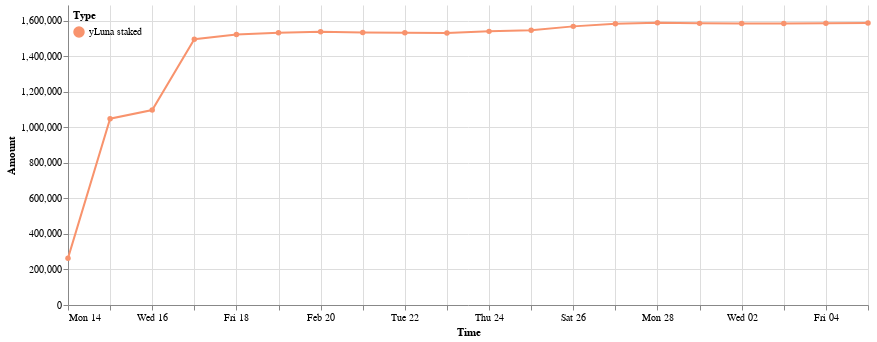

Write notebook code for a chart like this one.
### Code cell
domain = ['yLuna staked']
range_ = ['#f8936d']
max_date = daily_delta_stk['Time'].max()
mars_price_chart = alt.Chart(daily_delta_stk).mark_line(point = True).encode(
    x=alt.X('Time:T',scale=alt.Scale(domain=(daily_delta_stk.Time.min(),max_date))),
    y=alt.X('Amount:Q',scale=alt.Scale(domain=(0,daily_delta_stk['Amount'].max()+100000))),
    color=alt.Color('Type:N', 
                sort=domain,
                scale=alt.Scale(domain=domain, range=range_),
                legend=alt.Legend(
                            orient='none',
                            padding=5,
                            legendY=0,
                            direction='horizontal')),
    tooltip=[alt.Tooltip('Time:T', format='%Y-%m-%d %H:%M'),'Amount:Q']
).properties(width=800).configure_view(strokeOpacity=0)
mars_price_chart

### Figure 1 — Vega-Lite specification as saved in the notebook (floating-point values rounded to 4 significant figures)
{"config": {"view": {"continuousWidth": 400, "continuousHeight": 300, "strokeOpacity": 0}}, "data": {"name": "data-da1496c5d27f3dd87a032158bfeb4a49"}, "mark": {"type": "line", "point": true}, "encoding": {"color": {"field": "Type", "legend": {"direction": "horizontal", "legendY": 0, "orient": "none", "padding": 5}, "scale": {"domain": ["yLuna staked"], "range": ["#f8936d"]}, "sort": ["yLuna staked"], "type": "nominal"}, "tooltip": [{"field": "Time", "format": "%Y-%m-%d %H:%M", "type": "temporal"}, {"field": "Amount", "type": "quantitative"}], "x": {"field": "Time", "scale": {"domain": ["2022-02-14", "2022-03-05"]}, "type": "temporal"}, "y": {"field": "Amount", "scale": {"domain": [0, 1690000.0]}, "type": "quantitative"}}, "width": 800, "$schema": "https://vega.github.io/schema/vega-lite/v4.17.0.json", "datasets": {"data-da1496c5d27f3dd87a032158bfeb4a49": [{"Time": "2022-02-14", "Amount signed": 264000.0, "Amount": 264000.0, "Type": "yLuna staked"}, {"Time": "2022-02-15", "Amount signed": 785400.0, "Amount": 1049000.0, "Type": "yLuna staked"}, {"Time": "2022-02-16", "Amount signed": 48820.0, "Amount": 1098000.0, "Type": "yLuna staked"}, {"Time": "2022-02-17", "Amount signed": 398600.0, "Amount": 1497000.0, "Type": "yLuna staked"}, {"Time": "2022-02-18", "Amount signed": 26480.0, "Amount": 1523000.0, "Type": "yLuna staked"}, {"Time": "2022-02-19", "Amount signed": 9947.0, "Amount": 1533000.0, "Type": "yLuna staked"}, {"Time": "2022-02-20", "Amount signed": 6690.0, "Amount": 1540000.0, "Type": "yLuna staked"}, {"Time": "2022-02-21", "Amount signed": -5372.0, "Amount": 1534000.0, "Type": "yLuna staked"}, {"Time": "2022-02-22", "Amount signed": -340.6, "Amount": 1534000.0, "Type": "yLuna staked"}, {"Time": "2022-02-23", "Amount signed": -1892.0, "Amount": 1532000.0, "Type": "yLuna staked"}, {"Time": "2022-02-24", "Amount signed": 9216.0, "Amount": 1541000.0, "Type": "yLuna staked"}, {"Time": "2022-02-25", "Amount signed": 6565.0, "Amount": 1548000.0, "Type": "yLuna staked"}, {"Time": "2022-02-26", "Amount signed": 21590.0, "Amount": 1570000.0, "Type": "yLuna staked"}, {"Time": "2022-02-27", "Amount signed": 15350.0, "Amount": 1585000.0, "Type": "yLuna staked"}, {"Time": "2022-02-28", "Amount signed": 5056.0, "Amount": 1590000.0, "Type": "yLuna staked"}, {"Time": "2022-03-01", "Amount signed": -3479.0, "Amount": 1587000.0, "Type": "yLuna staked"}, {"Time": "2022-03-02", "Amount signed": -801.9, "Amount": 1586000.0, "Type": "yLuna staked"}, {"Time": "2022-03-03", "Amount signed": -37.23, "Amount": 1586000.0, "Type": "yLuna staked"}, {"Time": "2022-03-04", "Amount signed": 980.6, "Amount": 1587000.0, "Type": "yLuna staked"}, {"Time": "2022-03-05", "Amount signed": 2198.0, "Amount": 1589000.0, "Type": "yLuna staked"}]}}
